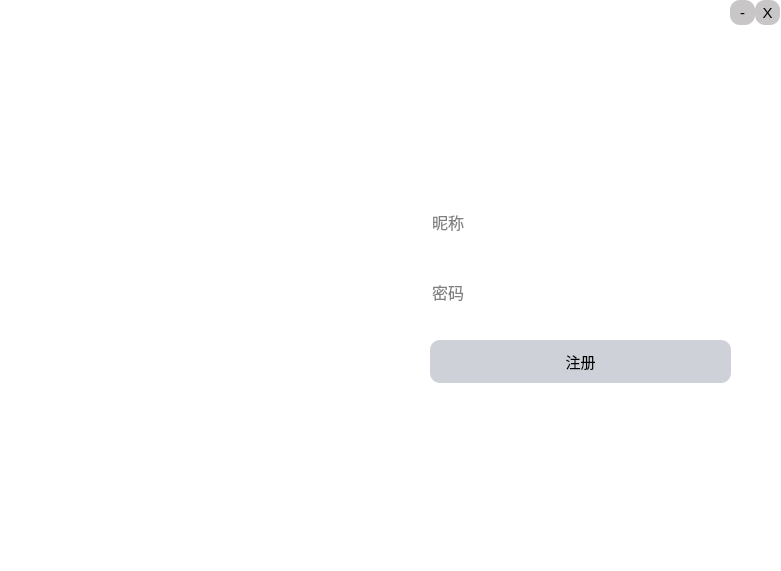
<?xml version="1.0" encoding="UTF-8"?>
<ui version="4.0">
 <class>Enroll</class>
 <widget class="QWidget" name="Enroll">
  <property name="geometry">
   <rect>
    <x>0</x>
    <y>0</y>
    <width>781</width>
    <height>571</height>
   </rect>
  </property>
  <property name="windowTitle">
   <string>Form</string>
  </property>
  <property name="styleSheet">
   <string notr="true">*{
background:rgb(255, 255, 255);
font-size:15px;
font-style:MingLiU-ExtB;
}
#frame{
border:sold 10px rgba(0,0,0);
border-image: url(:/Picture/Enroll.JPG);
}
QLineEdit{
color:rgb(2, 2, 2);
background-color:rgb(255, 255, 255);
font-size:16px;
border-style:outset;
border-radius:10px;
font-style:MingLiU-ExtB;
}
QPushButton{
background:#ced1d8;
border-style:outset;
border-radius:10px;
font-style:MingLiU-ExtB;
color:black;
}
QPushButton:pressed{
background-color:rgb(224,0,0);
border-style:inset;
font-style:MingLiU-ExtB;
}
QCheckBox{
background:rgba(85,170,255,0);
color:white;
font-style:MingLiU-ExtB;
}
QLabel{
color:white;
font-style:MingLiU-ExtB;
font-size:70px;
background:rgb(255,0,0,0);
}
QToolButton{
background:rgb(200, 198, 198);
border-style:outset;
border-radius:10px;
font-style:MingLiU-ExtB;
color:black;
}
</string>
  </property>
  <widget class="QFrame" name="frame">
   <property name="geometry">
    <rect>
     <x>0</x>
     <y>0</y>
     <width>781</width>
     <height>571</height>
    </rect>
   </property>
   <property name="styleSheet">
    <string notr="true"/>
   </property>
   <property name="frameShape">
    <enum>QFrame::StyledPanel</enum>
   </property>
   <property name="frameShadow">
    <enum>QFrame::Raised</enum>
   </property>
   <widget class="QLineEdit" name="Account">
    <property name="geometry">
     <rect>
      <x>430</x>
      <y>200</y>
      <width>301</width>
      <height>43</height>
     </rect>
    </property>
    <property name="placeholderText">
     <string>昵称</string>
    </property>
   </widget>
   <widget class="QLineEdit" name="Password">
    <property name="geometry">
     <rect>
      <x>430</x>
      <y>270</y>
      <width>301</width>
      <height>43</height>
     </rect>
    </property>
    <property name="echoMode">
     <enum>QLineEdit::Password</enum>
    </property>
    <property name="placeholderText">
     <string>密码</string>
    </property>
   </widget>
   <widget class="QPushButton" name="Enrollnew">
    <property name="geometry">
     <rect>
      <x>430</x>
      <y>340</y>
      <width>301</width>
      <height>43</height>
     </rect>
    </property>
    <property name="text">
     <string>注册</string>
    </property>
    <property name="iconSize">
     <size>
      <width>30</width>
      <height>30</height>
     </size>
    </property>
   </widget>
   <widget class="QLabel" name="Welcome">
    <property name="geometry">
     <rect>
      <x>30</x>
      <y>30</y>
      <width>281</width>
      <height>181</height>
     </rect>
    </property>
    <property name="text">
     <string>欢迎注册</string>
    </property>
   </widget>
   <widget class="QToolButton" name="Shrink">
    <property name="geometry">
     <rect>
      <x>730</x>
      <y>0</y>
      <width>25</width>
      <height>25</height>
     </rect>
    </property>
    <property name="text">
     <string>-</string>
    </property>
   </widget>
   <widget class="QToolButton" name="Close">
    <property name="geometry">
     <rect>
      <x>755</x>
      <y>0</y>
      <width>25</width>
      <height>25</height>
     </rect>
    </property>
    <property name="text">
     <string>X</string>
    </property>
   </widget>
  </widget>
 </widget>
 <resources/>
 <connections/>
</ui>
